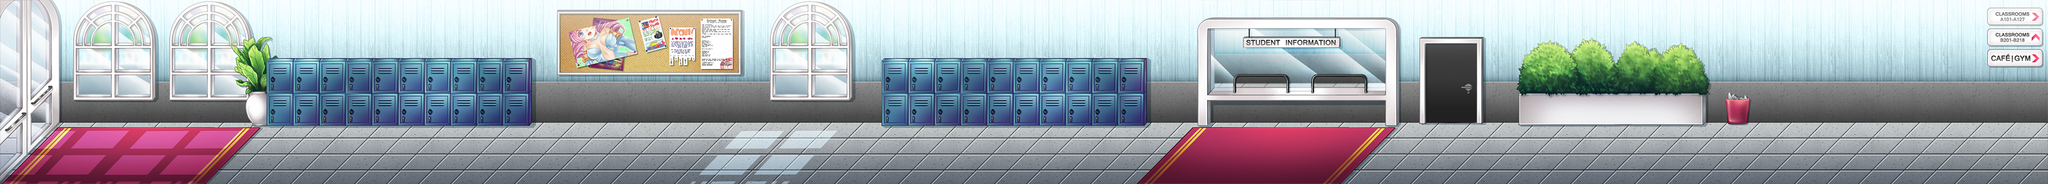

The image is a tile-based game level rendered from a .tmx file. Its description and source (layers, tilesets, objects; grid data summarised) follow:
An orthogonal 100x9 tile map with 32x32 px tiles, 2 tile layers (Floor, Wall).

<map version="1.0" orientation="orthogonal" width="100" height="9" tilewidth="32" tileheight="32">
 <tileset firstgid="1" name="background" tilewidth="32" tileheight="32">
  <image source="background.png" width="3200" height="288" />
 </tileset>
 <layer name="Floor" width="100" height="9">
  <data>[900 cells, 787 non-empty, 392 distinct tile ids]</data>
 </layer>
 <layer name="Wall" width="100" height="9">
  <data>[900 cells, 607 non-empty, 607 distinct tile ids]</data>
 </layer>
</map>